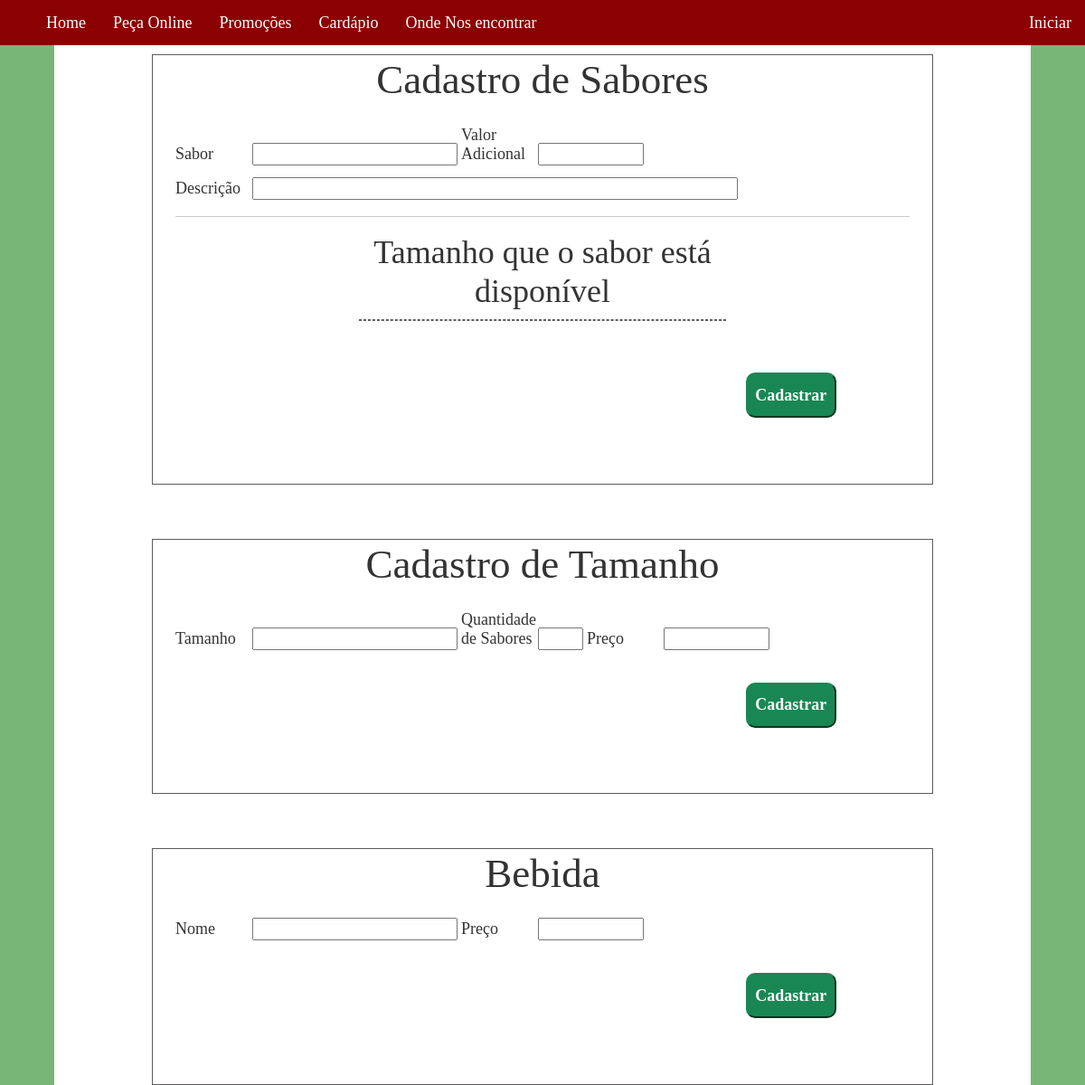
Page /cadastro-cardapio.php on the earlier database version.
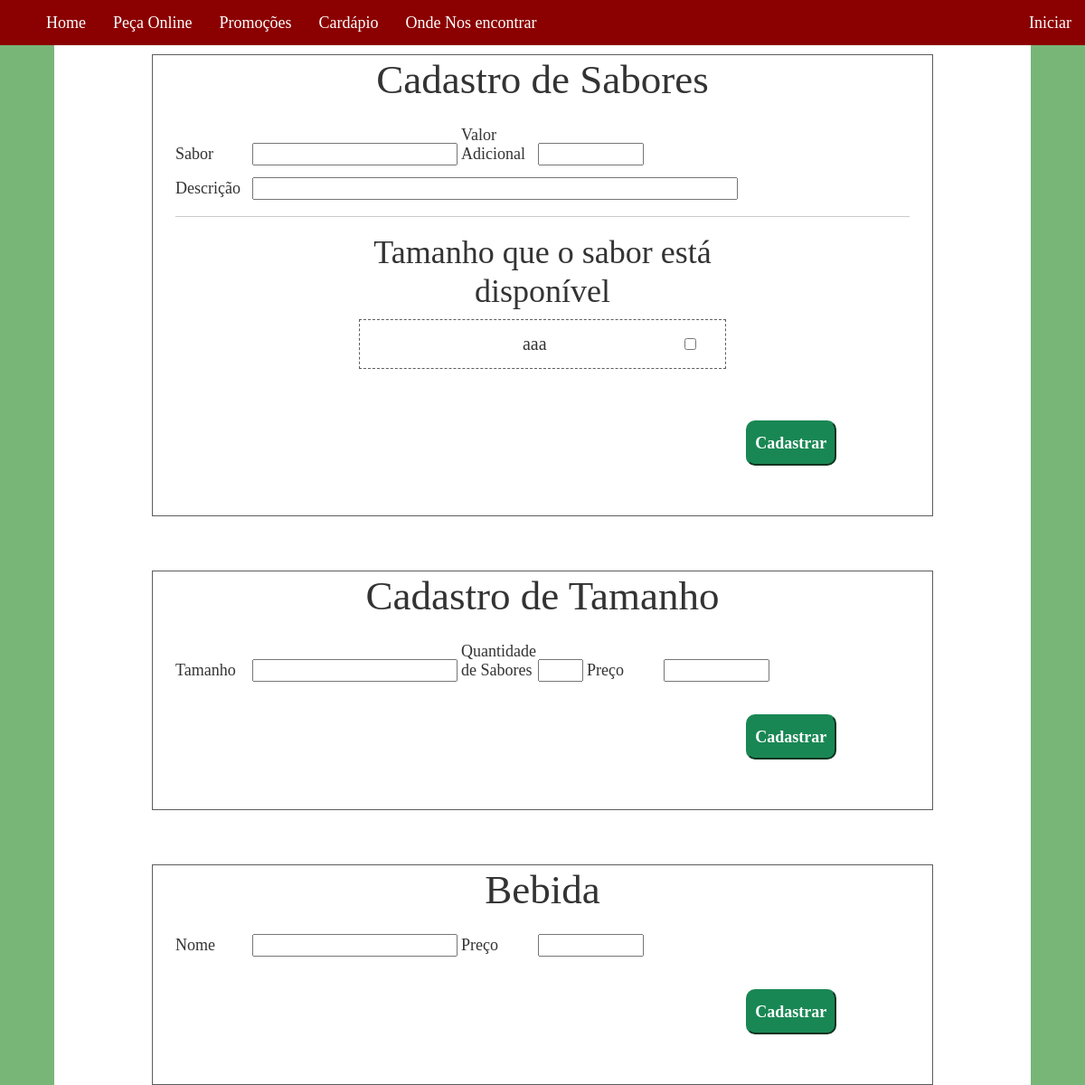
Same page on the later database version.
### tables this page shows
CREATE TABLE IF NOT EXISTS `tamanho` (
  `idPizza` int(11) NOT NULL AUTO_INCREMENT,
  `nome` varchar(30) NOT NULL,
  `preco` double NOT NULL,
  `status` enum('on','off') NOT NULL,
  `qtdeSabor` int(11) NOT NULL,
  PRIMARY KEY (`idPizza`)
);

### cadastro-cardapio.php (the view, shortened to what this page needs)
<html>
    <head>
        <link href="https://cdn.jsdelivr.net/npm/bootstrap@5.0.0-beta1/dist/css/bootstrap.min.css" rel="stylesheet">
        <link rel="stylesheet" type="text/css" href="css/cadastro-cardapio.css">
    </head>
            <?php include ('php/barra-menu.php') ?>
    <body>
        <div class="principal">
            <div class="cadastro_sabor">
                <h1>Cadastro de Sabores</h1>
                    <form method="POST" class=campos_cadastro action="php\cardapio\cadastro-sabor.php">
                        <label> Sabor </label> <input type="text" name="sabor">
                        <label> Valor Adicional </label> <input class="money" id="input" size="9" type="text" name="add"><br>
                        <label> Descrição </label> <input type="text" name="desc" size="51">
                        <hr>
                        <h2 class="texto-tamanho"> Tamanho que o sabor está disponível </h2>
                        <div class="lista_tamanhos">
                            <?php
                                include "php\conexaoBD.php";
                                $sql = "SELECT nome,idPizza FROM `tamanho` ORDER BY preco ASC";
                                $result = $conn->query($sql);
                                if ($result->num_rows > 0) {
                                    while($row = $result->fetch_assoc()) {
                                        $nome_tamanho = $row["nome"];
                                        $idPizza = $row["idPizza"];
                                        echo "<label> $nome_tamanho </label> <input type='checkbox' name='tamanho[]' value='$idPizza'>";
                                    }
                                }
                            ?>
                        </div>
                        <?php
                            echo"<br><br>";
                        ?>
                        <input type="submit" value="Cadastrar" class="btn_cadastrar">
                    </form>
            </div>
            <div class="cadastro_sabor">
                <h1>Cadastro de Tamanho</h1>
                <form method="POST" class=campos_cadastro action="php\cardapio\cadastro-tamanho.php">
                    <label> Tamanho </label> <input type="text" name="tamanho">
                    <label> Quantidade de Sabores </label> <input type="number" name="qtdeSabor" min="1" max='6'>
                    <label> Preço </label> <input class="money" id="input" size="9" type="text" name="preco"> <br><br>
                    <input type="submit" value="Cadastrar" class="btn_cadastrar">
                </form>
            </div>
            <div class="cadastro_sabor">
                <h1>Bebida</h1>
                <form method="POST" class=campos_cadastro action="php\cardapio\cadastro-bebida.php">
                    <label> Nome </label> <input type="text" name="nomeBebida">
                    <label> Preço </label> <input class="money" id="input" size="9" type="text" name="preco"> <br><br>
                    <input type="submit" value="Cadastrar" class="btn_cadastrar">
                </form>
            </div>
        </div>
    </body>
</html>

Differences in the rows shown:
added tamanho: nome "aaa"
